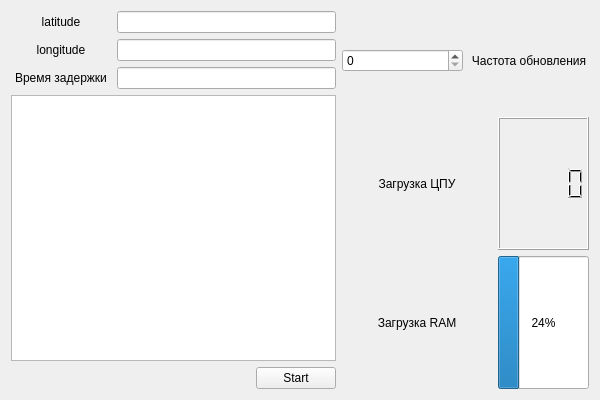
<?xml version="1.0" encoding="UTF-8"?>
<ui version="4.0">
 <class>Form</class>
 <widget class="QWidget" name="Form">
  <property name="geometry">
   <rect>
    <x>0</x>
    <y>0</y>
    <width>600</width>
    <height>400</height>
   </rect>
  </property>
  <property name="windowTitle">
   <string>two_in_one</string>
  </property>
  <layout class="QHBoxLayout" name="horizontalLayout_6">
   <item>
    <layout class="QHBoxLayout" name="horizontalLayout_5">
     <item>
      <layout class="QVBoxLayout" name="verticalLayout">
       <item>
        <layout class="QGridLayout" name="gridLayout">
         <item row="1" column="1">
          <widget class="QLineEdit" name="lineEdit_2"/>
         </item>
         <item row="2" column="0">
          <widget class="QLabel" name="label_3">
           <property name="text">
            <string>Время задержки</string>
           </property>
           <property name="alignment">
            <set>Qt::AlignCenter</set>
           </property>
          </widget>
         </item>
         <item row="1" column="0">
          <widget class="QLabel" name="label_2">
           <property name="minimumSize">
            <size>
             <width>100</width>
             <height>0</height>
            </size>
           </property>
           <property name="text">
            <string>longitude</string>
           </property>
           <property name="alignment">
            <set>Qt::AlignCenter</set>
           </property>
          </widget>
         </item>
         <item row="0" column="1">
          <widget class="QLineEdit" name="lineEdit"/>
         </item>
         <item row="2" column="1">
          <widget class="QLineEdit" name="lineEdit_3"/>
         </item>
         <item row="0" column="0">
          <widget class="QLabel" name="label">
           <property name="minimumSize">
            <size>
             <width>100</width>
             <height>0</height>
            </size>
           </property>
           <property name="text">
            <string>latitude</string>
           </property>
           <property name="alignment">
            <set>Qt::AlignCenter</set>
           </property>
          </widget>
         </item>
        </layout>
       </item>
       <item>
        <widget class="QPlainTextEdit" name="plainTextEdit"/>
       </item>
       <item>
        <layout class="QHBoxLayout" name="horizontalLayout">
         <item>
          <spacer name="horizontalSpacer">
           <property name="orientation">
            <enum>Qt::Horizontal</enum>
           </property>
           <property name="sizeHint" stdset="0">
            <size>
             <width>40</width>
             <height>20</height>
            </size>
           </property>
          </spacer>
         </item>
         <item>
          <widget class="QPushButton" name="pushButton">
           <property name="text">
            <string>Start</string>
           </property>
          </widget>
         </item>
        </layout>
       </item>
      </layout>
     </item>
     <item>
      <layout class="QVBoxLayout" name="verticalLayout_2">
       <item>
        <layout class="QHBoxLayout" name="horizontalLayout_2">
         <item>
          <widget class="QSpinBox" name="spinBox"/>
         </item>
         <item>
          <widget class="QLabel" name="label_4">
           <property name="enabled">
            <bool>true</bool>
           </property>
           <property name="sizePolicy">
            <sizepolicy hsizetype="Preferred" vsizetype="Preferred">
             <horstretch>0</horstretch>
             <verstretch>0</verstretch>
            </sizepolicy>
           </property>
           <property name="minimumSize">
            <size>
             <width>12</width>
             <height>4</height>
            </size>
           </property>
           <property name="maximumSize">
            <size>
             <width>200</width>
             <height>100</height>
            </size>
           </property>
           <property name="text">
            <string>Частота обновления</string>
           </property>
           <property name="alignment">
            <set>Qt::AlignCenter</set>
           </property>
          </widget>
         </item>
        </layout>
       </item>
       <item>
        <layout class="QHBoxLayout" name="horizontalLayout_3">
         <item>
          <widget class="QLabel" name="label_5">
           <property name="sizePolicy">
            <sizepolicy hsizetype="Minimum" vsizetype="Minimum">
             <horstretch>0</horstretch>
             <verstretch>0</verstretch>
            </sizepolicy>
           </property>
           <property name="minimumSize">
            <size>
             <width>150</width>
             <height>88</height>
            </size>
           </property>
           <property name="text">
            <string>Загрузка ЦПУ</string>
           </property>
           <property name="alignment">
            <set>Qt::AlignCenter</set>
           </property>
          </widget>
         </item>
         <item>
          <widget class="QLCDNumber" name="lcdNumber"/>
         </item>
        </layout>
       </item>
       <item>
        <layout class="QHBoxLayout" name="horizontalLayout_4">
         <item>
          <widget class="QLabel" name="label_6">
           <property name="sizePolicy">
            <sizepolicy hsizetype="Minimum" vsizetype="Minimum">
             <horstretch>0</horstretch>
             <verstretch>0</verstretch>
            </sizepolicy>
           </property>
           <property name="minimumSize">
            <size>
             <width>150</width>
             <height>88</height>
            </size>
           </property>
           <property name="text">
            <string>Загрузка RAM</string>
           </property>
           <property name="alignment">
            <set>Qt::AlignCenter</set>
           </property>
          </widget>
         </item>
         <item>
          <widget class="QProgressBar" name="progressBar">
           <property name="sizePolicy">
            <sizepolicy hsizetype="Minimum" vsizetype="Minimum">
             <horstretch>0</horstretch>
             <verstretch>0</verstretch>
            </sizepolicy>
           </property>
           <property name="value">
            <number>24</number>
           </property>
          </widget>
         </item>
        </layout>
       </item>
      </layout>
     </item>
    </layout>
   </item>
  </layout>
 </widget>
 <resources/>
 <connections/>
</ui>
